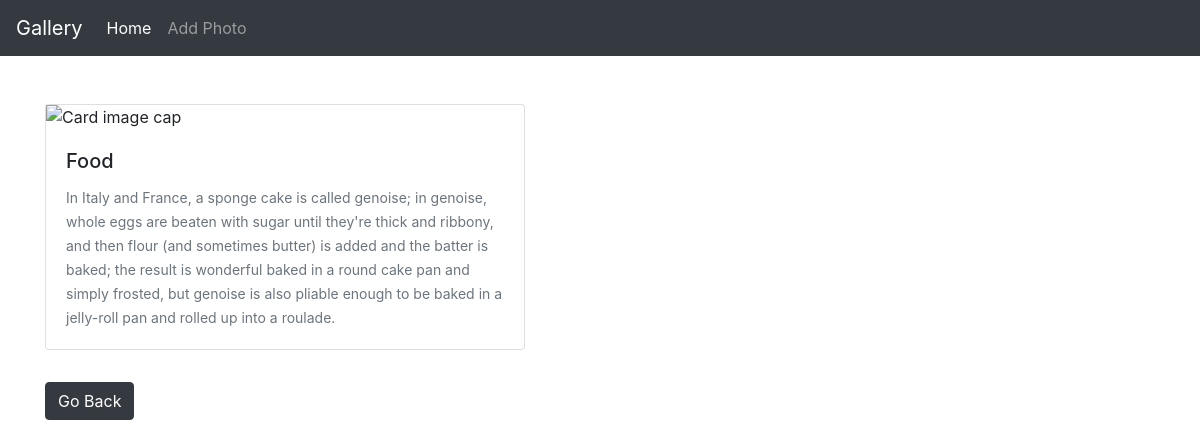
Screenshot of /photo/6/ with the database file from the repository.
### photos/models.py (models this page shows, shortened)
class Photo(models.Model):
    category = models.ForeignKey(Category, null=True, on_delete=models.SET_NULL, blank=True)
    image = CloudinaryField('image')
    description = models.TextField()

class Category(models.Model):
    name = models.CharField(max_length=100, null=False, blank=False)

### photos/views.py (the view)
# urls.py: path('photo/<str:pk>/', views.viewPhoto, name='photo'),
def viewPhoto(request, pk):
    photo = Photo.objects.get(id=pk)
    return render(request, 'photos/photo.html', {'photo':photo})

### photos/templates/photos/photo.html
{% extends 'photos/main.html' %}
{% block content %}
    <div class="container">
        <div class="row ">
            <div class="col justify-content-center">
              <div class="card mb-3" style="width: 30rem;">
                <img class="image" style="max-width: 100%; max-height: 100%;"
                src="{{photo.image.url}}" alt="Card image cap">
                <div class="card-body">
                  <h5 class="card-title">{{photo.category.name}}</h5>
                  <p class="card-text"><small class="text-muted">{{photo.description}}</small></p>
                </div>
              </div>
              <a href="{% url 'gallery' %}" class="btn btn-dark my-3">Go Back</a>
            </div>
        </div>
    </div>
{% endblock %}

### rows the page displays
Photo: category.name "Food", description "In Italy and France, a sponge cake is called genoise; in genoise, whole eggs are beaten with sugar until they're thick and ribbony, and then flour (and sometimes butter) is added and the batter is baked; the result is wonderful baked in a round cake pan and simply frosted, but genoise is also pliable enough to be baked in a jelly-roll pan and rolled up into a roulade."
